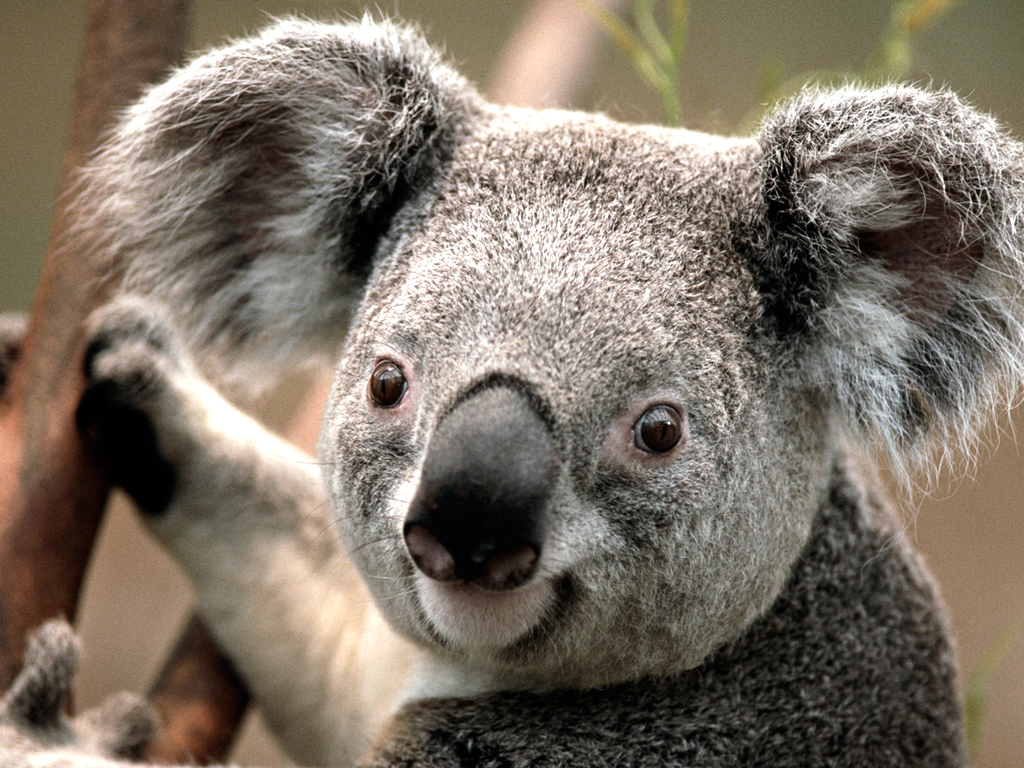
%> input picture matlab/1/Koala.jpg, 1024 x 768 px
$ octave asasa.m   (GNU Octave 9; MATLAB toolbox functions it lacks are replaced by stand-ins)
%> lines starting %> are read from the running program, lines starting %| are printed output that depends on the picture; in (x1, y1, x2, y2) boxes, pixels count from 0 and x2, y2 are one past the last pixel; in counts of white or black regions, pixels touching at a corner belong together; the program's own positions count from 1
c = imread('Koala.jpg');
%> c is the input picture: size 768x1024x3 uint8; mean R, G, B 125.4, 114.7, 102
a = rgb2gray(c);
cd = double(a);
c0 = mod(cd,2);
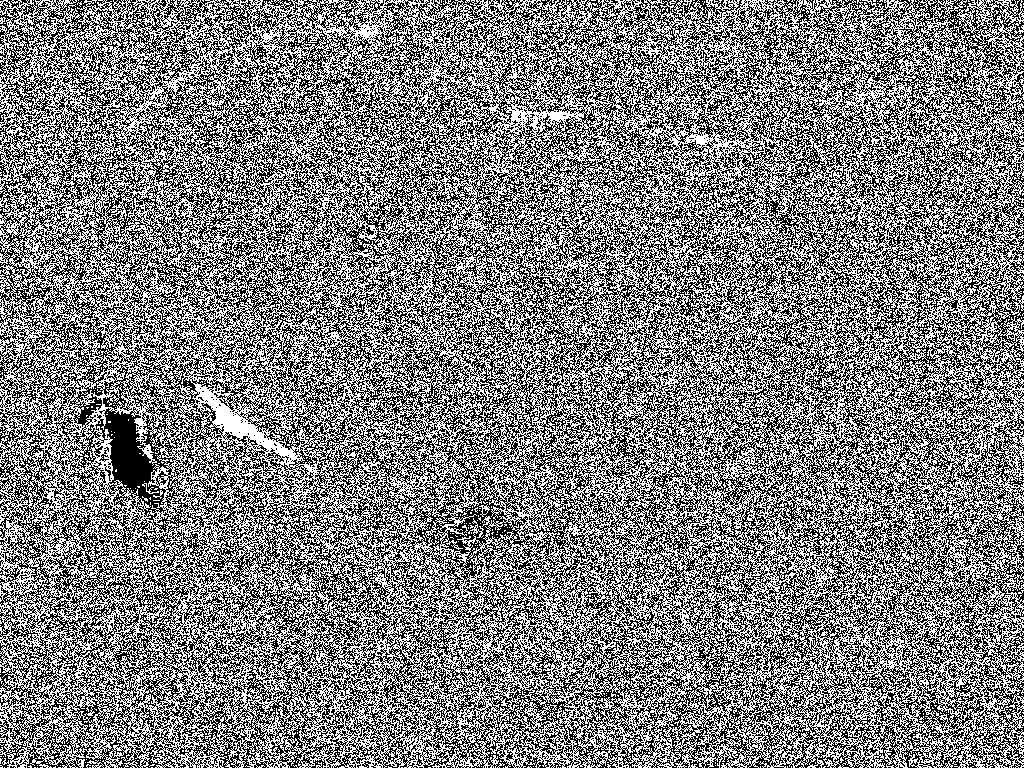
%> c0: size 768x1024 double; values 0 (black) and 1 (white), 50% white; black in thin lines or dots
c1 = mod(floor(cd/2),2);
%> c1: size 768x1024 double; values 0 (black) and 1 (white), 50.5% white; black in thin lines or dots
c2 = mod(floor(cd/4),2);
%> c2: size 768x1024 double; values 0 (black) and 1 (white), 50.2% white; black in thin lines or dots
c3 = mod(floor(cd/8),2);
%> c3: size 768x1024 double; values 0 (black) and 1 (white), 49.8% white in thin lines or dots
c4 = mod(floor(cd/16),2);
%> c4: size 768x1024 double; values 0 (black) and 1 (white), 48.3% white; 4648 white regions (4498 under 20 px), largest, box (x1, y1, x2, y2) and area: (0, 0, 1024, 768) 357474, (0, 309, 39, 411) 648, (259, 277, 301, 312) 597
c5 = mod(floor(cd/32),2);
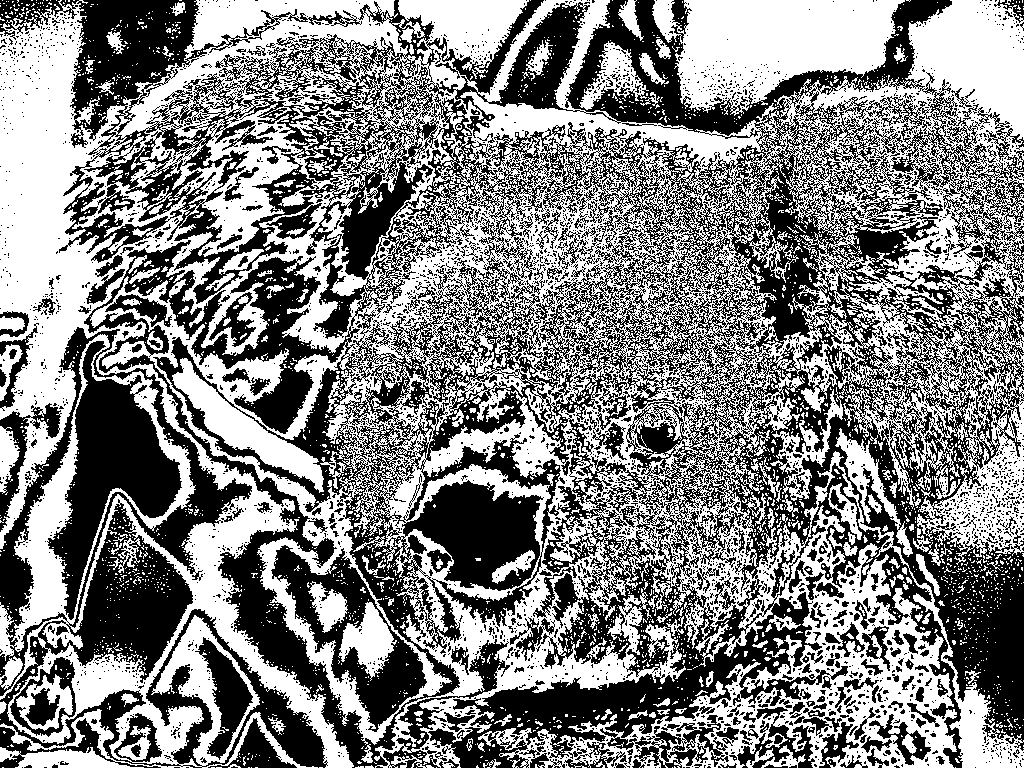
%> c5: size 768x1024 double; values 0 (black) and 1 (white), 51.3% white; 4014 black regions (3713 under 20 px), largest, box (x1, y1, x2, y2) and area: (0, 0, 1024, 768) 278869, (0, 327, 328, 768) 30823, (47, 341, 182, 620) 13622
c6 = mod(floor(cd/64),2);
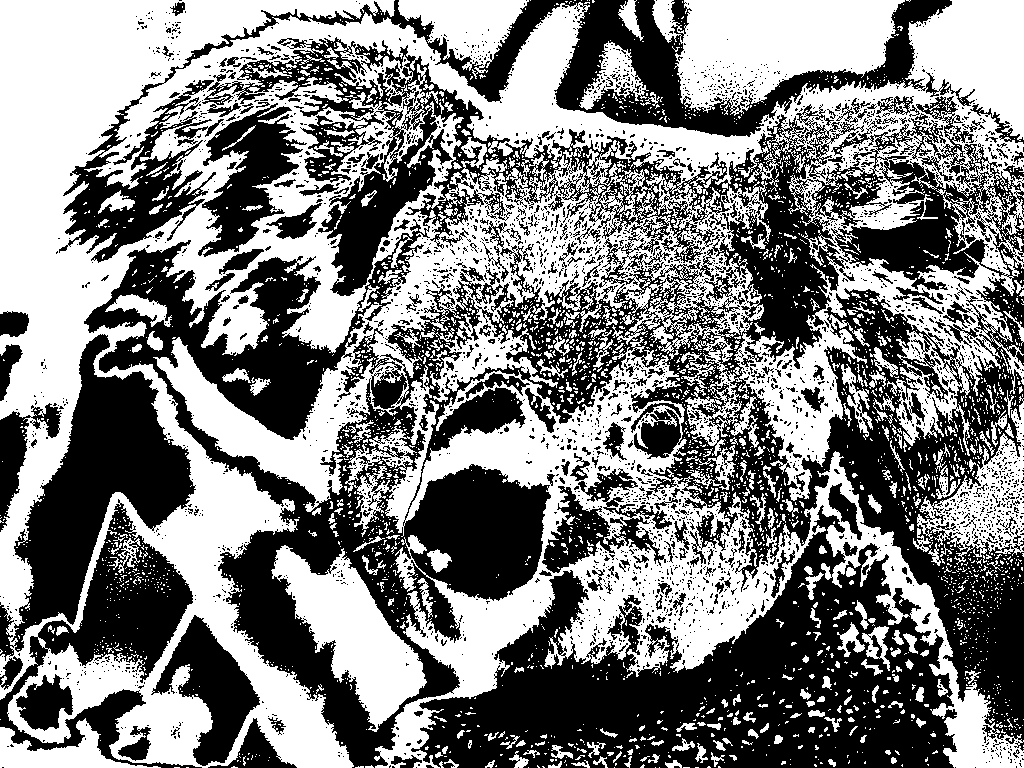
%> c6: size 768x1024 double; values 0 (black) and 1 (white), 50.4% white; 3264 black regions (3010 under 20 px), largest, box (x1, y1, x2, y2) and area: (84, 37, 1024, 768) 199601, (411, 505, 957, 768) 65800, (59, 0, 975, 263) 32222
c7 = mod(floor(cd/128),2);
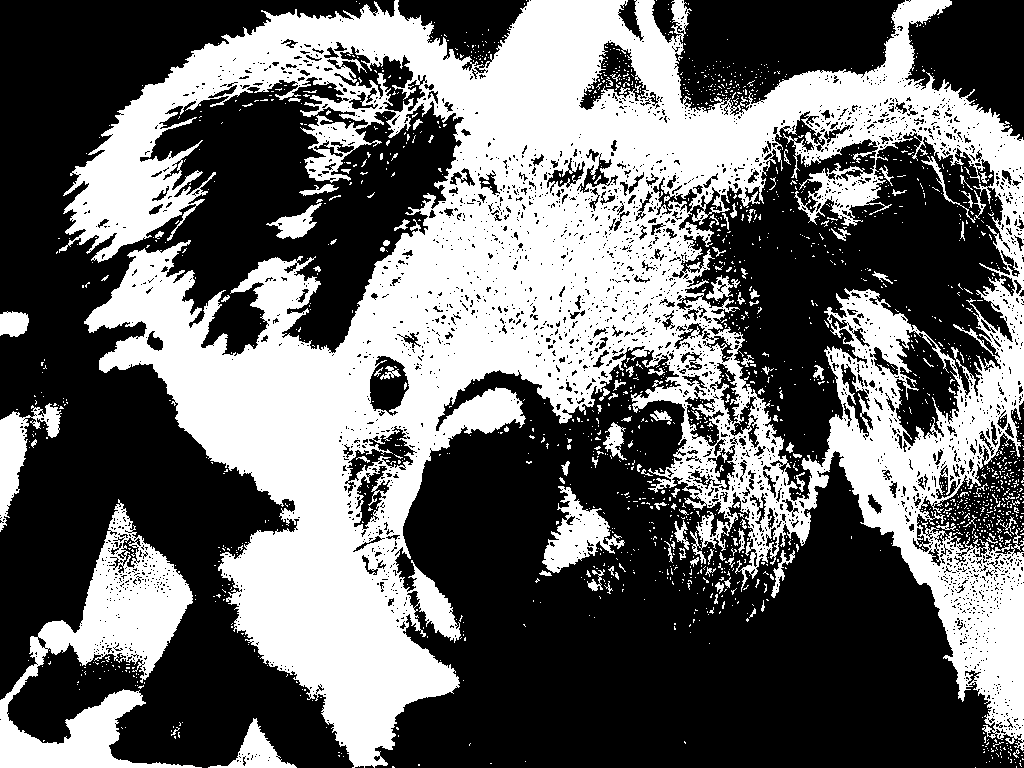
%> c7: size 768x1024 double; values 0 (black) and 1 (white), 41.1% white; 1754 white regions (1636 under 20 px), largest, box (x1, y1, x2, y2) and area: (59, 0, 1024, 768) 284764, (0, 499, 202, 768) 18286, (542, 486, 625, 573) 2923

bir = 1*c0 + 2*c1 + 4*c2 +8*c3 + 16*c4 + 32*c5 + 64*c6 +128*c7;


c1 = ~c1;
%> c1: size 768x1024 logical; 49.5% white in thin lines or dots
c3 = ~c3;
%> c3: size 768x1024 logical; 50.2% white; black in thin lines or dots
c5 = ~c5;
c7 = ~c7;

iki = 1*c0 + 2*c1 + 4*c2 +8*c3 + 16*c4 + 32*c5 + 64*c6 +128*c7;
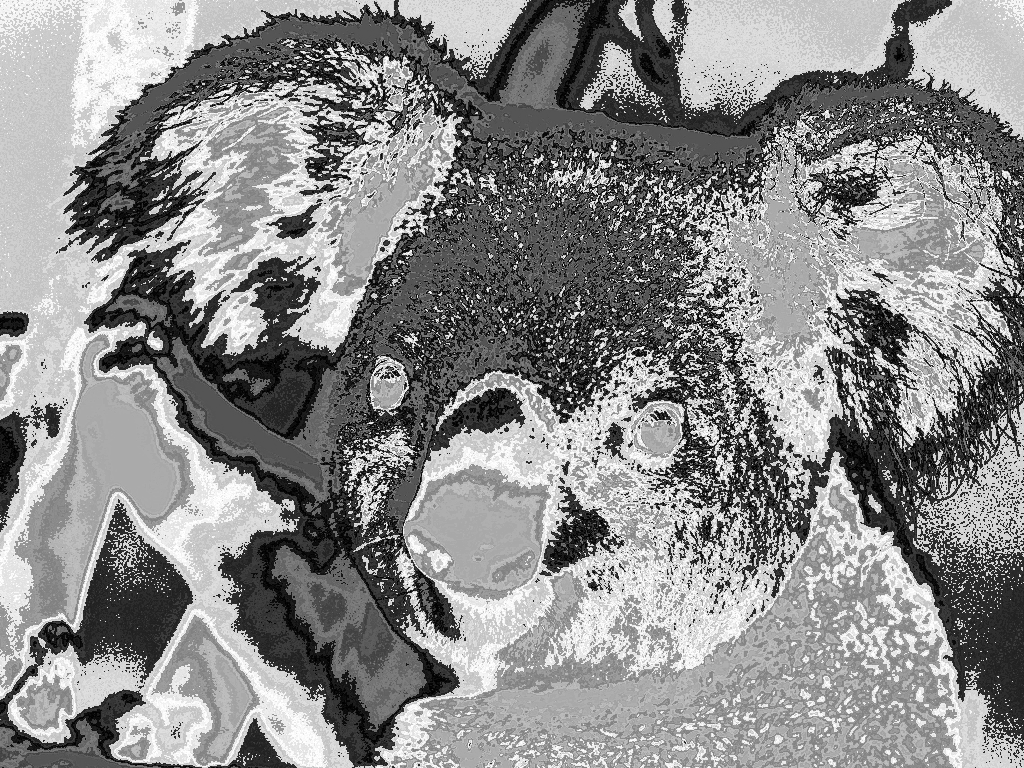
%> iki: size 768x1024 double; min 0, max 255, mean 138.5

c1 = ~c1;
%> c1: size 768x1024 logical; 50.5% white; black in thin lines or dots
c3 = ~c3;
%> c3: size 768x1024 logical; 49.8% white in thin lines or dots
c5 = ~c5;
c7 = ~c7;

uc = 1*c0 + 2*c1 + 4*c2 +8*c3 + 16*c4 + 32*c5 + 64*c6 +128*c7;

subplot(1,3,1),imshow(bir,[])
subplot(1,3,2),imshow(iki,[])
subplot(1,3,3),imshow(uc,[])

$ run again, with matlab/1/face.jpg copied over matlab/1/Koala.jpg
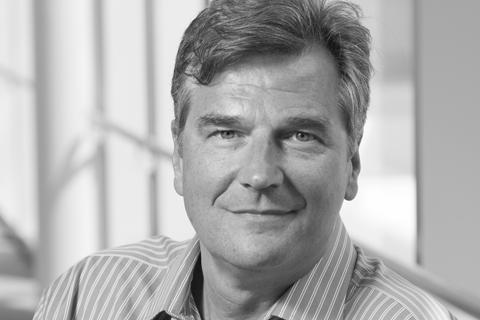
%> input picture matlab/1/face.jpg, 480 x 320 px
%> c is the input picture: size 320x480 uint8; min 4, max 255, mean 173.4
%> `c0 = mod(cd,2);`:
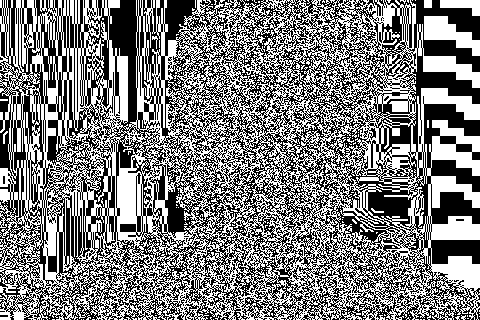
%> c0: size 320x480 double; values 0 (black) and 1 (white), 49.1% white; 372 white regions (363 under 20 px), largest, box (x1, y1, x2, y2) and area: (0, 0, 480, 320) 72814, (424, 16, 480, 56) 1088, (440, 0, 480, 16) 384
%> c2: size 320x480 double; values 0 (black) and 1 (white), 49.2% white; 335 white regions (315 under 20 px), largest, box (x1, y1, x2, y2) and area: (0, 0, 480, 320) 67725, (424, 72, 480, 152) 3432, (365, 187, 411, 228) 1366
%> c4: size 320x480 double; values 0 (black) and 1 (white), 46.8% white; 418 white regions (399 under 20 px), largest, box (x1, y1, x2, y2) and area: (0, 0, 480, 320) 64330, (0, 0, 44, 282) 1428, (0, 0, 36, 238) 1412
%> c6: size 320x480 double; values 0 (black) and 1 (white), 53.3% white; 355 black regions (314 under 20 px), largest, box (x1, y1, x2, y2) and area: (123, 0, 480, 320) 52792, (0, 0, 74, 320) 7644, (263, 0, 375, 156) 2259
%> `iki = 1*c0 + 2*c1 + 4*c2 +8*c3 + 16*c4 + 32*c5 + 64*c6 +128*c7;`:
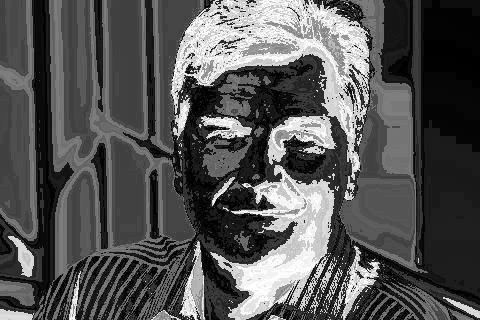
%> iki: size 320x480 double; min 0, max 255, mean 84.8
